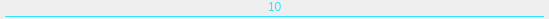
<?xml version="1.0" encoding="UTF-8"?>
<ui version="4.0">
 <class>DistanceWidget</class>
 <widget class="QWidget" name="DistanceWidget">
  <property name="geometry">
   <rect>
    <x>0</x>
    <y>0</y>
    <width>549</width>
    <height>19</height>
   </rect>
  </property>
  <property name="minimumSize">
   <size>
    <width>0</width>
    <height>19</height>
   </size>
  </property>
  <property name="maximumSize">
   <size>
    <width>16777215</width>
    <height>29</height>
   </size>
  </property>
  <property name="windowTitle">
   <string>Form</string>
  </property>
  <layout class="QVBoxLayout" name="verticalLayout" stretch="1,0">
   <property name="spacing">
    <number>0</number>
   </property>
   <property name="leftMargin">
    <number>0</number>
   </property>
   <property name="topMargin">
    <number>0</number>
   </property>
   <property name="rightMargin">
    <number>0</number>
   </property>
   <property name="bottomMargin">
    <number>0</number>
   </property>
   <item>
    <layout class="QHBoxLayout" name="horizontalLayout_2" stretch="0,0,0">
     <property name="spacing">
      <number>0</number>
     </property>
     <item>
      <spacer name="horizontalSpacer">
       <property name="orientation">
        <enum>Qt::Horizontal</enum>
       </property>
       <property name="sizeHint" stdset="0">
        <size>
         <width>40</width>
         <height>20</height>
        </size>
       </property>
      </spacer>
     </item>
     <item>
      <widget class="QLabel" name="distance">
       <property name="styleSheet">
        <string notr="true">color: #30E0FE;</string>
       </property>
       <property name="text">
        <string>10</string>
       </property>
      </widget>
     </item>
     <item>
      <spacer name="horizontalSpacer_2">
       <property name="orientation">
        <enum>Qt::Horizontal</enum>
       </property>
       <property name="sizeHint" stdset="0">
        <size>
         <width>40</width>
         <height>20</height>
        </size>
       </property>
      </spacer>
     </item>
    </layout>
   </item>
   <item>
    <layout class="QHBoxLayout" name="horizontalLayout" stretch="0,1,0">
     <property name="spacing">
      <number>0</number>
     </property>
     <item>
      <widget class="QLabel" name="label">
       <property name="minimumSize">
        <size>
         <width>5</width>
         <height>5</height>
        </size>
       </property>
       <property name="maximumSize">
        <size>
         <width>5</width>
         <height>5</height>
        </size>
       </property>
       <property name="pixmap">
        <pixmap resource="behavioredit.qrc">:/res/image/ic_fram_distance_left.png</pixmap>
       </property>
      </widget>
     </item>
     <item>
      <widget class="QWidget" name="widget" native="true">
       <property name="minimumSize">
        <size>
         <width>0</width>
         <height>1</height>
        </size>
       </property>
       <property name="maximumSize">
        <size>
         <width>16777215</width>
         <height>1</height>
        </size>
       </property>
       <property name="styleSheet">
        <string notr="true">background: #30E0FE;</string>
       </property>
      </widget>
     </item>
     <item>
      <widget class="QLabel" name="label_2">
       <property name="minimumSize">
        <size>
         <width>5</width>
         <height>5</height>
        </size>
       </property>
       <property name="maximumSize">
        <size>
         <width>5</width>
         <height>5</height>
        </size>
       </property>
       <property name="pixmap">
        <pixmap resource="behavioredit.qrc">:/res/image/ic_fram_distance_right.png</pixmap>
       </property>
      </widget>
     </item>
    </layout>
   </item>
  </layout>
 </widget>
 <resources>
  <include location="behavioredit.qrc"/>
 </resources>
 <connections/>
</ui>
